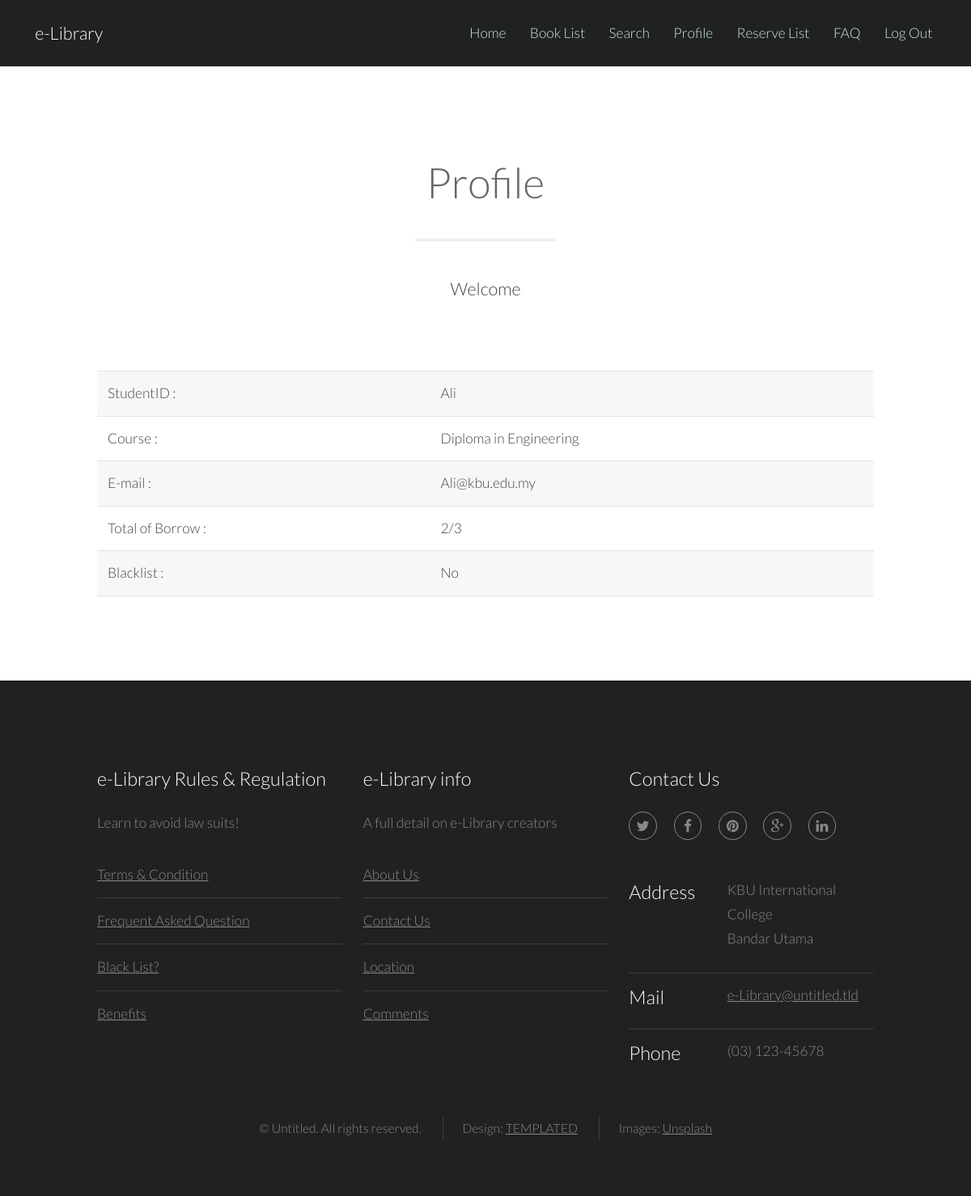
Screenshot of /profile.php?sid=SID1001 (signed in) with the database file from the repository.
### tables this page shows
CREATE TABLE IF NOT EXISTS `student` (
  `StudentID` varchar(30) NOT NULL DEFAULT '',
  `StudentName` varchar(30) NOT NULL,
  `Password` varchar(50) NOT NULL,
  `YearOfCourse` varchar(30) NOT NULL,
  `Course` varchar(60) NOT NULL,
  `Gender` varchar(6) NOT NULL,
  `Address` varchar(100) NOT NULL,
  `Email` varchar(30) NOT NULL,
  `PhoneNo` varchar(30) NOT NULL,
  `Blacklist` varchar(3) NOT NULL DEFAULT 'No',
  `NoOfBorrow` int(11) NOT NULL,
  `MaxOfBorrow` int(11) NOT NULL DEFAULT '3',
  `Position` varchar(30) NOT NULL DEFAULT 'Student',
  `IdentificationNumber` varchar(12) NOT NULL,
  `LibraryMember` varchar(3) NOT NULL DEFAULT 'No',
  `Reason` text NOT NULL
);

### profile.php (the view, shortened to what this page needs)
<?php include ('header.php') ?>
			<section id="main" class="wrapper">
				<div class="container">
					<header class="major">
						<h2>Profile</h2>
						<p>Welcome <?php isset($_SESSION['UserID'])?></p>
					</header>
<?php
if(isset($_SESSION['Position'])&&$_SESSION['Position']=='Student'){
	$userid=$_SESSION['UserID'];
	$subuserid=substr($userid,3);
	if($_SESSION['UserID']>$subuserid){
		$studentdata=mysql_query("select * from student where StudentID='$userid'");
		while ($retrievestudent=mysql_fetch_assoc($studentdata)){
			$studentname=$retrievestudent['StudentName'];
			$course=$retrievestudent['Course'];
			$blacklist=$retrievestudent['Blacklist'];
			$email=$retrievestudent['Email'];
			$noofborrow=$retrievestudent['NoOfBorrow'];
			$maxofborrow=$retrievestudent['MaxOfBorrow'];
		}
		?>
		<table>
			<tr>
				<td>StudentID :</td><td><?php echo $studentname;?></td>
			</tr>
			<tr>
				<td>Course :</td><td><?php echo $course;?></td>
			</tr>
			<tr>
				<td>E-mail :</td><td><?php echo $email;?></td>
			</tr>
			<tr>
				<td>Total of Borrow :</td><td><?php echo $noofborrow."/".$maxofborrow?></td>
			</tr>
			<tr>
				<td>Blacklist :</td><td><?php echo $blacklist;?></td>
			</tr>
		</table>
		<?php
	}
	else{
		header("location:logout.php");
	}
}
else{
	header("location:logout.php");
}
?>
				</div>
			</section>
<?php include ('footer.php') ?>

### css/style.css (style rules this page uses)
body { background: #fff; }
body, input, select, textarea { color: #444; font-family: "Lato", Helvetica, sans-serif; font-size: 15pt; font-weight: 300; line-height: 1.65em; }
p { margin: 0 0 2em 0; }
h1, h2, h3, h4, h5, h6 { color: #666; font-weight: 300; line-height: 1em; margin: 0 0 1em 0; }
h2 { font-size: 1.75em; line-height: 1.5em; }
header p { position: relative; margin: 0 0 1.5em 0; }
header h2 + p { font-size: 1.25em; margin-top: -1em; line-height: 1.5em; }
header.major { text-align: center; margin-bottom: 3em; }
header.major h2 { font-size: 3em; }
header.major p { border-top: medium double rgba(144, 144, 144, 0.25); display: inline-block; padding: 2em 2em 0 2em; }
table { margin: 0 0 2em 0; width: 100%; }
table tbody tr { border: solid 1px rgba(144, 144, 144, 0.25); border-left: 0; border-right: 0; }
table tbody tr:nth-child(2n + 1) { background-color: rgba(144, 144, 144, 0.075); }
table td { padding: 0.75em 0.75em; }
.wrapper { padding: 6em 0em 4em; }

### css/style-xlarge.css (style rules this page uses)
body, input, select, textarea { font-size: 13pt; }

### css/style-large.css (style rules this page uses)
body, input, select, textarea { font-size: 13pt; }

### rows the page displays
student: StudentName "Ali", Course "Diploma in Engineering", Email "Ali@kbu.edu.my", NoOfBorrow "2", MaxOfBorrow "3", Blacklist "No"
